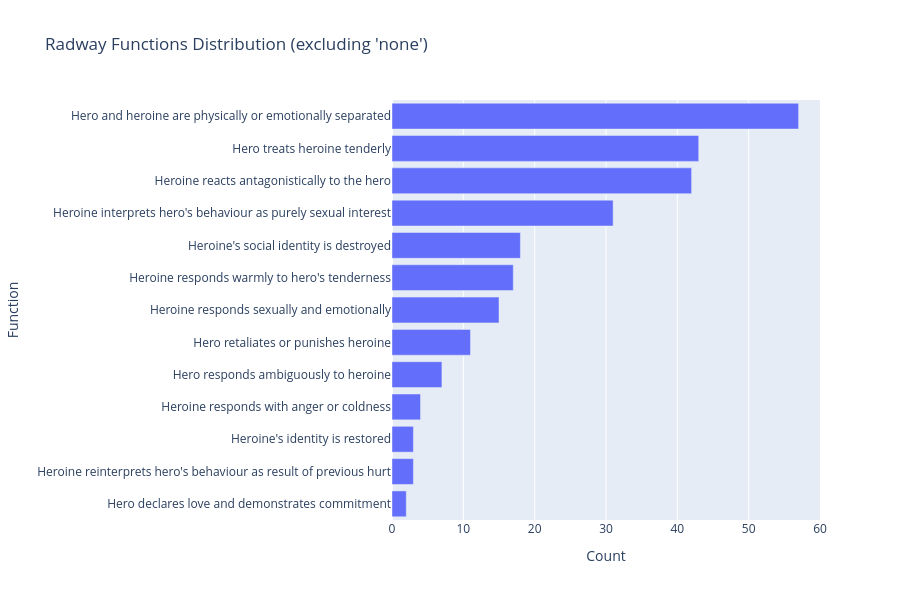

Notebook cell for this chart:
### Code cell
# Interactive visualization: Radway functions (excluding "none")
radway_without_none = df[df["radway_is_none"] == False]["radway_main_name"].value_counts()
fig = px.bar(
    x=radway_without_none.values,
    y=radway_without_none.index,
    orientation='h',
    title="Radway Functions Distribution (excluding 'none')",
    labels={"x": "Count", "y": "Function"},
    height=600
)
fig.update_layout(yaxis={'categoryorder': 'total ascending'})
fig.show()

### Figure 1 — Plotly figure (JSON) as saved in the notebook; plotly's stock layout.template omitted (floating-point values rounded to 4 significant figures)
{"data": [{"hovertemplate": "Count=%{x}<br>Function=%{y}<extra></extra>", "legendgroup": "", "marker": {"color": "#636efa", "pattern": {"shape": ""}}, "name": "", "orientation": "h", "showlegend": false, "textposition": "auto", "type": "bar", "x": [57, 43, 42, 31, 18, 17, 15, 11, 7, 4, 3, 3, 2], "xaxis": "x", "y": ["Hero and heroine are physically or emotionally separated", "Hero treats heroine tenderly", "Heroine reacts antagonistically to the hero", "Heroine interprets hero's behaviour as purely sexual interest", "Heroine's social identity is destroyed", "Heroine responds warmly to hero's tenderness", "Heroine responds sexually and emotionally", "Hero retaliates or punishes heroine", "Hero responds ambiguously to heroine", "Heroine responds with anger or coldness", "Heroine reinterprets hero's behaviour as result of previous hurt", "Heroine's identity is restored", "Hero declares love and demonstrates commitment"], "yaxis": "y"}], "layout": {"barmode": "relative", "height": 600, "legend": {"tracegroupgap": 0}, "title": {"text": "Radway Functions Distribution (excluding 'none')"}, "xaxis": {"anchor": "y", "domain": [0, 1], "title": {"text": "Count"}}, "yaxis": {"anchor": "x", "categoryorder": "total ascending", "domain": [0, 1], "title": {"text": "Function"}}}}
